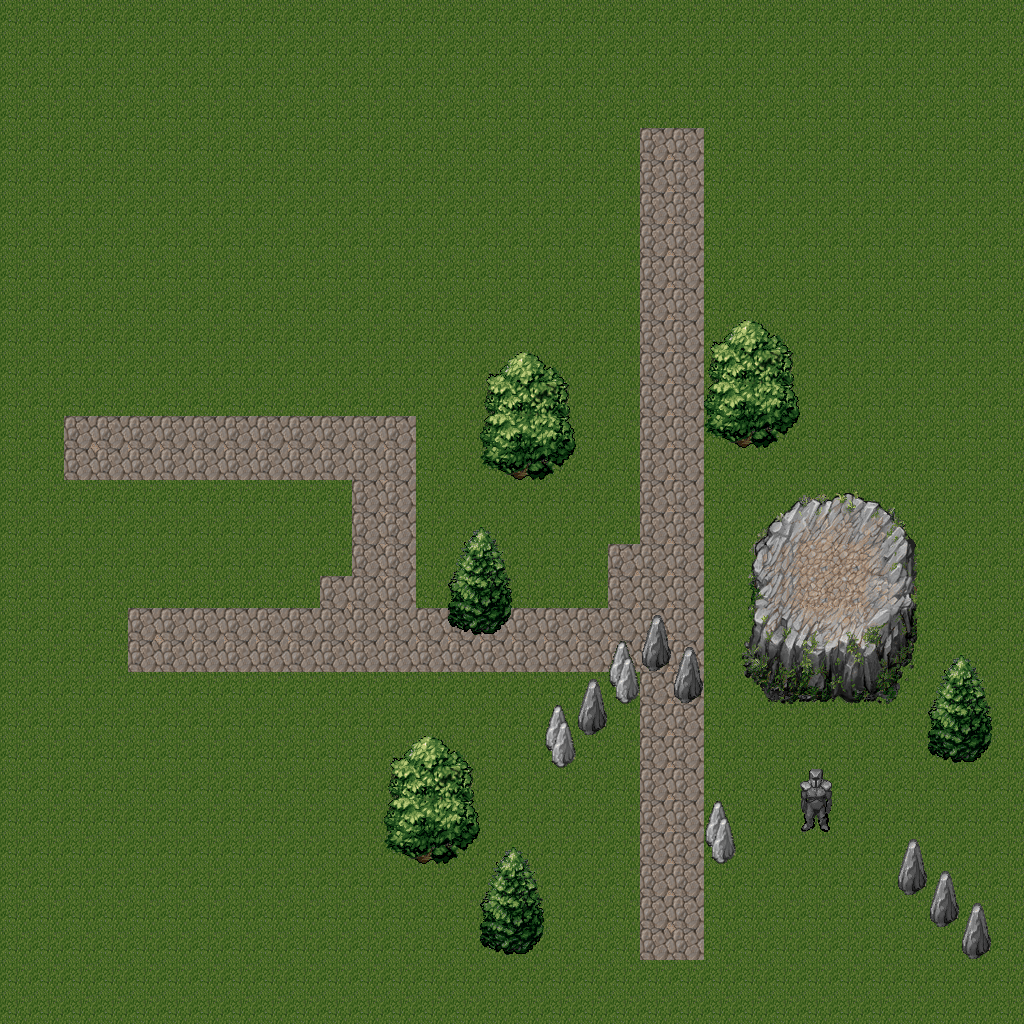

Rendered tile map (Tiled .tmx) drawn with the repository's tilesets; below, a short description and the map source with its tile grids summarised:
An orthogonal 32x32 tile map with 32x32 px tiles, 2 tile layers (Tile Layer 1, Tile Layer 2).

<map version="1.4" tiledversion="1.4.3" orientation="orthogonal" renderorder="right-down" width="32" height="32" tilewidth="32" tileheight="32" infinite="0" nextlayerid="4" nextobjectid="1">
 <tileset firstgid="1" name="tileset" tilewidth="32" tileheight="32" tilecount="256" columns="16">
  <image source="tileset.png" width="512" height="512" />
 </tileset>
 <layer id="1" name="Tile Layer 1" width="32" height="32">
  <data>[1024 cells, 1024 non-empty, 5 distinct tile ids]</data>
 </layer>
 <objectgroup id="3" name="objects" />
 <layer id="2" name="Tile Layer 2" width="32" height="32">
  <data>[1024 cells, 122 non-empty, 68 distinct tile ids]</data>
 </layer>
</map>
